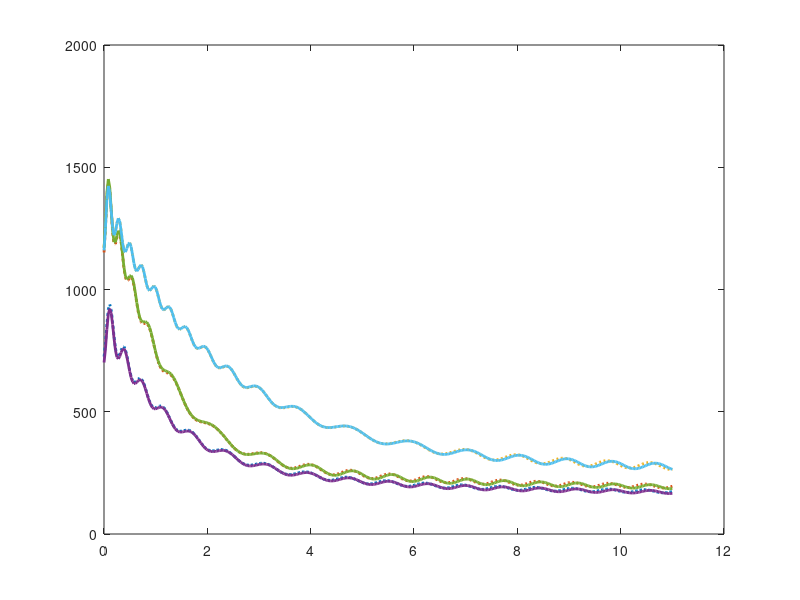

The MATLAB script that drew this image: (Note: this script raises an error after producing the figure.)
clc
close all
clear

%% stiff
load('data/omegaeq_oscillator_soft_ndof_3_fractional_0.50_dt_0.0010_mcssamples_14000_damping_40.00_stiffness_400.00_barrier_0.75_powerspectrum_eps_S0_0.20_softparameter_alpha_0.50.mat')

figure(1)
plot(time, omega_eq_2, ':', 'DisplayName','Soft', 'LineWidth',2);
hold on;

load('data/omegaeq_oscillator_duffing_ndof_3_fractional_0.50_dt_0.0010_mcssamples_14000_damping_40.00_stiffness_400.00_barrier_0.25_powerspectrum_eps_S0_0.20_duffingparameter_epx_1.00.mat')
plot(time, omega_eq_2, 'DisplayName','Duff', 'LineWidth',2);

load('data/omegaeq_oscillator_bw_ndof_3_fractional_0.50_dt_0.0010_mcssamples_14000_damping_40.00_stiffness_400.00_barrier_0.25_powerspectrum_eps_S0_0.20_bwparameters_a_0.50_A_1.00_beta_0.50_gamma_0.50_xy_0.00.mat')
plot(time, omega_eq_2, '--', 'DisplayName','BW', 'LineWidth',2);
legend()
grid on;

%% beta
load('data/betaeq_oscillator_soft_ndof_3_fractional_0.50_dt_0.0010_mcssamples_14000_damping_40.00_stiffness_400.00_barrier_0.75_powerspectrum_eps_S0_0.20_softparameter_alpha_0.50.mat')

figure(2)
plot(time, omega_eq_2, ':', 'DisplayName','Soft', 'LineWidth',2);
hold on;

load('data/betaeq_oscillator_duffing_ndof_3_fractional_0.50_dt_0.0010_mcssamples_14000_damping_40.00_stiffness_400.00_barrier_0.25_powerspectrum_eps_S0_0.20_duffingparameter_epx_1.00.mat')
plot(time, omega_eq_2, 'DisplayName','Duff', 'LineWidth',2);

load('data/betaeq_oscillator_bw_ndof_3_fractional_0.50_dt_0.0010_mcssamples_14000_damping_40.00_stiffness_400.00_barrier_0.25_powerspectrum_eps_S0_0.20_bwparameters_a_0.50_A_1.00_beta_0.50_gamma_0.50_xy_0.00.mat')
plot(time, omega_eq_2, '--', 'DisplayName','BW', 'LineWidth',2);
legend()

grid on